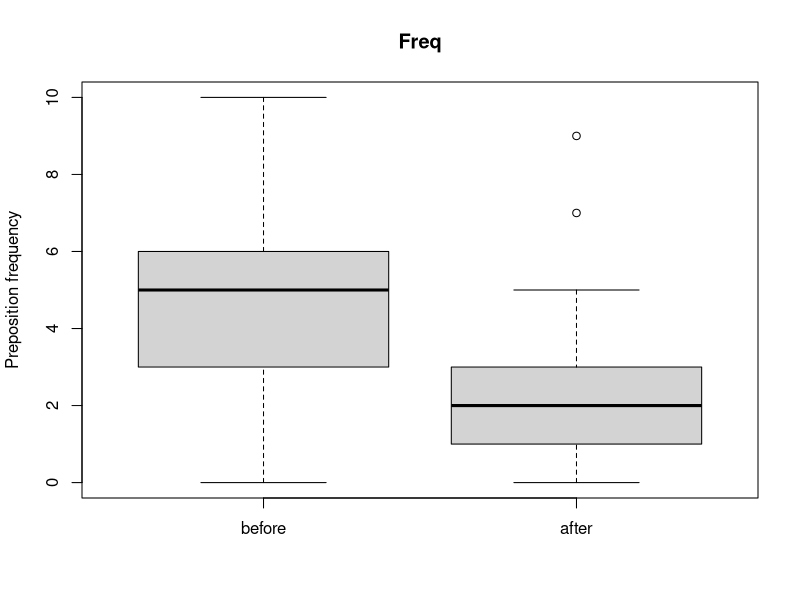

Recreate this plot in R.
# Присвоим значения переменным
# Частоты предлогов ДО:
before <- c(6, 7, 7, 3, 5, 4, 4, 3, 6, 3, 6, 7, 5, 10, 5, 6, 4, 2, 2, 5, 4, 3, 6, 0, 0)
# Частоты предлогов ПОСЛЕ:
after <- c(2, 3, 2, 7, 3, 1, 0, 4, 2, 3, 3, 1, 1, 1, 5, 4, 1, 2, 9, 0, 2, 0, 3, 4, 0)
# Создадим таблицу
prep <- cbind(before, after)
prep
boxplot(prep, names=c('before', 'after'), ylab = 'Preposition frequency', main = 'Freq')
# Проверим наличие связи
cor.test(before, after, method = 'spearman', alternative = 'greater')
# P-value > 0.05
# Зависимость наблюдается